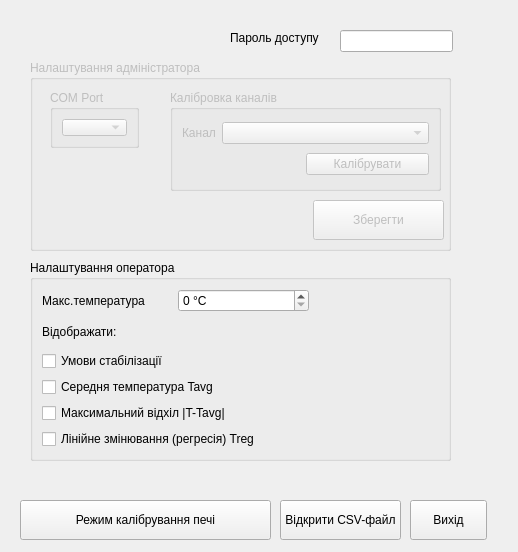
<?xml version="1.0" encoding="UTF-8"?>
<ui version="4.0">
 <class>DialogConfig</class>
 <widget class="QDialog" name="DialogConfig">
  <property name="geometry">
   <rect>
    <x>0</x>
    <y>0</y>
    <width>518</width>
    <height>552</height>
   </rect>
  </property>
  <property name="windowTitle">
   <string>Dialog</string>
  </property>
  <widget class="QGroupBox" name="groupBoxAdminSettings">
   <property name="enabled">
    <bool>false</bool>
   </property>
   <property name="geometry">
    <rect>
     <x>30</x>
     <y>60</y>
     <width>421</width>
     <height>191</height>
    </rect>
   </property>
   <property name="title">
    <string>Налаштування адміністратора</string>
   </property>
   <widget class="QPushButton" name="buttonSaveConfig">
    <property name="geometry">
     <rect>
      <x>283</x>
      <y>140</y>
      <width>131</width>
      <height>40</height>
     </rect>
    </property>
    <property name="text">
     <string>Зберегти</string>
    </property>
    <property name="icon">
     <iconset resource="res.qrc">
      <normaloff>:/icons/Save.ico</normaloff>:/icons/Save.ico</iconset>
    </property>
    <property name="iconSize">
     <size>
      <width>32</width>
      <height>32</height>
     </size>
    </property>
   </widget>
   <widget class="QGroupBox" name="groupBoxComPort">
    <property name="geometry">
     <rect>
      <x>20</x>
      <y>30</y>
      <width>89</width>
      <height>58</height>
     </rect>
    </property>
    <property name="title">
     <string>COM Port</string>
    </property>
    <layout class="QVBoxLayout" name="verticalLayout_5">
     <item>
      <widget class="QComboBox" name="comboBoxComPort"/>
     </item>
    </layout>
   </widget>
   <widget class="QGroupBox" name="groupBoxCalibr">
    <property name="geometry">
     <rect>
      <x>140</x>
      <y>30</y>
      <width>271</width>
      <height>101</height>
     </rect>
    </property>
    <property name="title">
     <string>Калібровка каналів</string>
    </property>
    <layout class="QVBoxLayout" name="verticalLayout">
     <item>
      <layout class="QHBoxLayout" name="horizontalLayout" stretch="0,10">
       <item>
        <widget class="QLabel" name="labelCalibrChannel">
         <property name="text">
          <string>Канал</string>
         </property>
        </widget>
       </item>
       <item>
        <widget class="QComboBox" name="comboBoxCalibrChannels"/>
       </item>
      </layout>
     </item>
     <item>
      <layout class="QHBoxLayout" name="horizontalLayout_2" stretch="10,10">
       <item>
        <spacer name="horizontalSpacer">
         <property name="orientation">
          <enum>Qt::Horizontal</enum>
         </property>
         <property name="sizeHint" stdset="0">
          <size>
           <width>40</width>
           <height>20</height>
          </size>
         </property>
        </spacer>
       </item>
       <item>
        <widget class="QPushButton" name="buttonCalibr">
         <property name="text">
          <string>Калібрувати</string>
         </property>
        </widget>
       </item>
      </layout>
     </item>
    </layout>
   </widget>
  </widget>
  <widget class="QPushButton" name="buttonCancelConfig">
   <property name="geometry">
    <rect>
     <x>410</x>
     <y>500</y>
     <width>77</width>
     <height>40</height>
    </rect>
   </property>
   <property name="text">
    <string>Вихід</string>
   </property>
   <property name="icon">
    <iconset resource="res.qrc">
     <normaloff>:/icons/exit.ico</normaloff>:/icons/exit.ico</iconset>
   </property>
   <property name="iconSize">
    <size>
     <width>32</width>
     <height>32</height>
    </size>
   </property>
  </widget>
  <widget class="QPushButton" name="buttonOpenCsvFile">
   <property name="geometry">
    <rect>
     <x>280</x>
     <y>500</y>
     <width>121</width>
     <height>40</height>
    </rect>
   </property>
   <property name="text">
    <string>Відкрити CSV-файл</string>
   </property>
   <property name="icon">
    <iconset resource="res.qrc">
     <normaloff>:/icons/icon_csv.ico</normaloff>:/icons/icon_csv.ico</iconset>
   </property>
   <property name="iconSize">
    <size>
     <width>32</width>
     <height>32</height>
    </size>
   </property>
  </widget>
  <widget class="QGroupBox" name="groupBox_2">
   <property name="geometry">
    <rect>
     <x>30</x>
     <y>260</y>
     <width>421</width>
     <height>201</height>
    </rect>
   </property>
   <property name="title">
    <string>Налаштування оператора</string>
   </property>
   <layout class="QVBoxLayout" name="verticalLayout_2">
    <item>
     <layout class="QHBoxLayout" name="horizontalLayout_3" stretch="1,1,1">
      <item>
       <widget class="QLabel" name="label">
        <property name="text">
         <string>Макс.температура</string>
        </property>
       </widget>
      </item>
      <item>
       <widget class="QSpinBox" name="spinBoxMaxTemperature">
        <property name="suffix">
         <string> °C</string>
        </property>
        <property name="maximum">
         <number>1500</number>
        </property>
       </widget>
      </item>
      <item>
       <spacer name="horizontalSpacer_2">
        <property name="orientation">
         <enum>Qt::Horizontal</enum>
        </property>
        <property name="sizeHint" stdset="0">
         <size>
          <width>40</width>
          <height>20</height>
         </size>
        </property>
       </spacer>
      </item>
     </layout>
    </item>
    <item>
     <widget class="QLabel" name="label_2">
      <property name="text">
       <string>Відображати:</string>
      </property>
     </widget>
    </item>
    <item>
     <widget class="QCheckBox" name="checkBoxInterfaceStabConditions">
      <property name="text">
       <string>Умови стабілізації</string>
      </property>
     </widget>
    </item>
    <item>
     <widget class="QCheckBox" name="checkBoxInterfaceTavg">
      <property name="text">
       <string>Середня температура Tavg</string>
      </property>
     </widget>
    </item>
    <item>
     <widget class="QCheckBox" name="checkBoxInterfaceT_Tavg">
      <property name="text">
       <string>Максимальний відхіл |T-Tavg|</string>
      </property>
     </widget>
    </item>
    <item>
     <widget class="QCheckBox" name="checkBoxInterfaceTreg">
      <property name="text">
       <string>Лінійне змінювання (регресія) Treg</string>
      </property>
     </widget>
    </item>
   </layout>
  </widget>
  <widget class="QPushButton" name="buttonCalibrMode">
   <property name="geometry">
    <rect>
     <x>20</x>
     <y>500</y>
     <width>251</width>
     <height>40</height>
    </rect>
   </property>
   <property name="text">
    <string>Режим калібрування печі</string>
   </property>
   <property name="icon">
    <iconset resource="res.qrc">
     <normaloff>:/icons/measurement.ico</normaloff>:/icons/measurement.ico</iconset>
   </property>
   <property name="iconSize">
    <size>
     <width>32</width>
     <height>32</height>
    </size>
   </property>
   <property name="checkable">
    <bool>true</bool>
   </property>
  </widget>
  <widget class="QLineEdit" name="lineEditAdminPass">
   <property name="enabled">
    <bool>true</bool>
   </property>
   <property name="geometry">
    <rect>
     <x>340</x>
     <y>30</y>
     <width>113</width>
     <height>22</height>
    </rect>
   </property>
   <property name="echoMode">
    <enum>QLineEdit::Password</enum>
   </property>
  </widget>
  <widget class="QLabel" name="label_3">
   <property name="geometry">
    <rect>
     <x>230</x>
     <y>30</y>
     <width>101</width>
     <height>16</height>
    </rect>
   </property>
   <property name="text">
    <string>Пароль доступу</string>
   </property>
  </widget>
 </widget>
 <resources>
  <include location="res.qrc"/>
 </resources>
 <connections/>
</ui>
